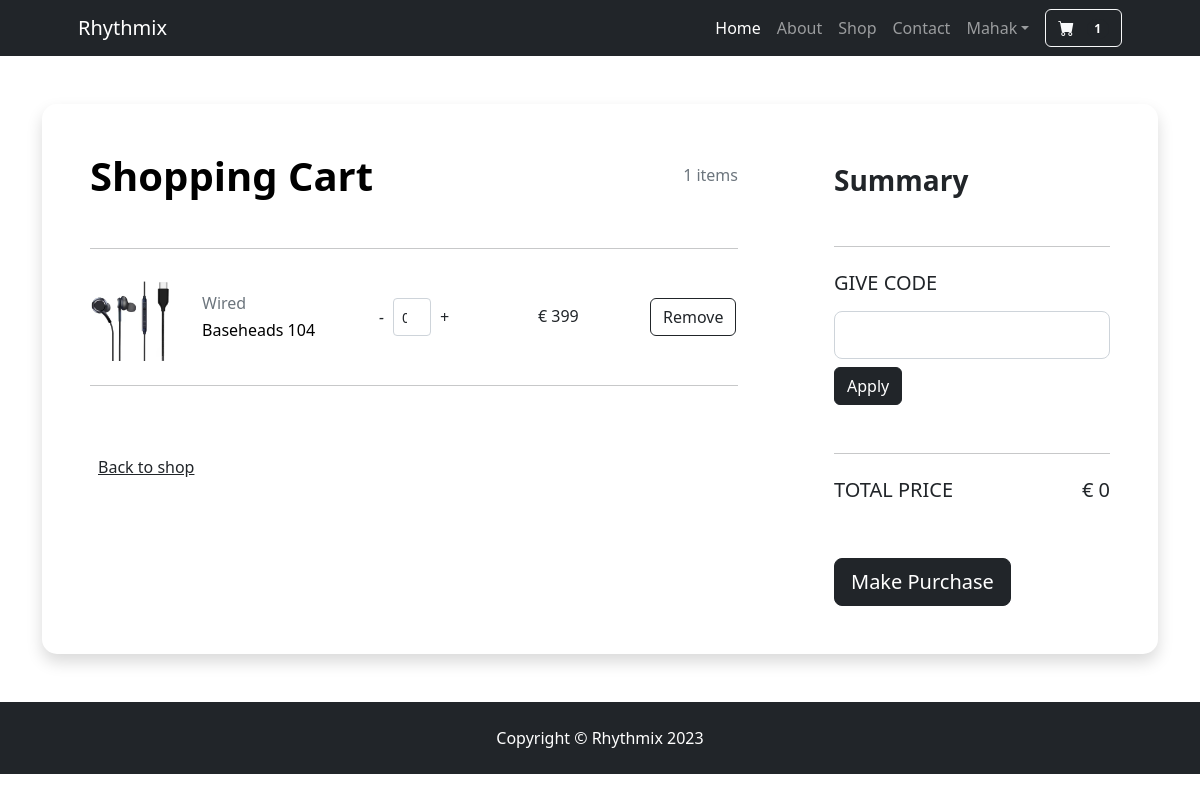
/accounts/cards/ (signed in), run on an earlier commit of the app's database.
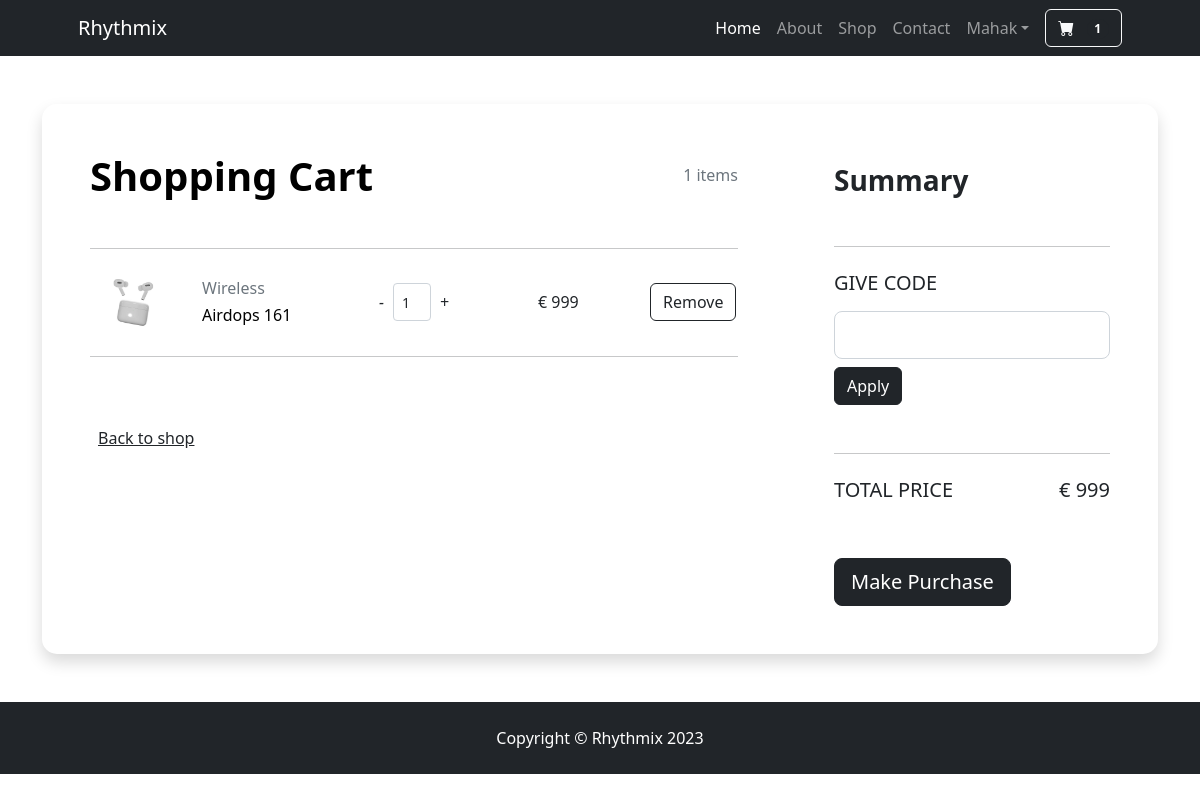
And on a later commit of the database.
### accounts/models.py (models this page shows, shortened)
class Profile(BaseModel):
   user = models.OneToOneField(User, on_delete=models.CASCADE,related_name="profile")
   is_email_verified = models.BooleanField(default=False)
   email_token = models.CharField(max_length=100, null=False, blank=True)
   profile_image = models.ImageField(upload_to='profile')
   def get_cart_count(self):
       return CartItems.objects.filter(cart__user = self.user, cart__is_paid= False).count()

class CartItems(BaseModel):
    cart = models.ForeignKey(Cart, on_delete=models.CASCADE, related_name="cart_items")
    product = models.ForeignKey(Product, on_delete=models.SET_NULL, null=True, blank=True)
    itemQyt =  models.PositiveIntegerField(default=1)
    def get_product_count(self):
        count = self.itemQyt
        return count

class Cart(BaseModel):
    user = models.ForeignKey(User, on_delete=models.CASCADE , related_name="cart")
    coupon = models.ForeignKey(Coupon, on_delete=models.SET_NULL , related_name="coupon", null=True, blank=True)
    razor_pay_order_id = models.CharField(max_length=100, null=True, blank=True)
    razor_pay_payment_id = models.CharField(max_length=100, null=True, blank=True)
    razor_pay_payment_signature = models.CharField(max_length=100, null=True, blank=True)
    is_paid = models.BooleanField(default=False)
    def get_cart_total(self):
        cart_items = self.cart_items.all()
        price=[]
        for cart_item in cart_items:
            price.append(cart_item.product.price*cart_item.itemQyt)
        if self.coupon:
            if self.coupon.minimum_price < sum(price):
                return sum(price) - self.coupon.discount_price
        return sum(price)

### products/models.py (models this page shows, shortened)
class Product(BaseModel):
    product_name = models.CharField(max_length=100)
    slug = models.SlugField(unique=True, null= True, blank=True)
    category = models.ForeignKey(Category, on_delete=models.CASCADE, related_name='product')
    price = models.IntegerField(null = False)
    product_description = models.TextField()
    color_variant = models.ManyToManyField(ColorVariant, blank=True)
    size_variant = models.ManyToManyField(SizeVariant, blank=True)

class ProductImage(BaseModel):
    product = models.ForeignKey(Product, on_delete=models.CASCADE, related_name='product_image')
    image = models.ImageField(upload_to="product")

class Category(BaseModel):
    category_name = models.CharField(max_length=100)
    slug = models.SlugField(unique=True , null=True, blank=True)
    category_image = models.ImageField(upload_to='categories')
    def __str__(self) -> str:
        return self.category_name

### accounts/views.py (the view, shortened to what this page needs)
# urls.py: path('cards/', get_cards, name="cards"),
def get_cards(request):
    cart_obj = None
    try:
        if request.user.is_authenticated:
            cart_obj =  Cart.objects.get(is_paid=False , user = request.user)
            print(cart_obj.cart_items.get())
        else:
            messages.warning(request, "Login Required")
            return redirect('/accounts/login')
    except Exception as e:
        print(e)
    context = {'cart': cart_obj }
    return render(request, 'Accounts/carts.html', context)

### templates/Accounts/carts.html (shortened to what this page needs)
{% extends 'Base/base.html'%}
{%block start%}
<section class="h-100 h-custom">
    <div class="container  py-5 h-100">
      <div class="row  d-flex justify-content-center align-items-center h-100">
        <div class="col-12">
          <div class=" shadow card-registration card-registration-2" style="border-radius: 15px;">
            <div class="card-body p-0">
              <div class="row g-0">
                <div class="col-lg-8">
                  <div class="p-5">
                    <div class="d-flex justify-content-between align-items-center mb-5">
                      <h1 class="fw-bold mb-0 text-black">Shopping Cart</h1>
                      <h6 class="mb-0 text-muted">{{request.user.profile.get_cart_count}} items</h6>
                    </div>
                    <hr class="my-4">
                    {% for cart_item in cart.cart_items.all %}
                    <div class="row mb-4 d-flex justify-content-between align-items-center">
                      <div class="col-md-2 col-lg-2 col-xl-2">
                        <img
                          src="/media/{{cart_item.product.product_image.first.image}}"
                          class="img-fluid rounded-3" alt="Cotton T-shirt">
                      </div>
                      <div class="col-md-3 col-lg-3 col-xl-3">
                        <h6 class="text-muted">{{cart_item.product.category}}</h6>
                        <h6 class="text-black mb-0">{{cart_item.product.product_name}}</h6>
                      </div>
                      <div class="col-md-3 col-lg-3 col-xl-2 d-flex">
                        <a href="{% url 'update_cart' cart_item_id=cart_item.uid action='remove' %}"><button class="btn px-2">
                          <i class="fa fa-minus ">-</i>
                        </button></a>
                        <input id="form1" min="0" name="quantity" value="{{cart_item.get_product_count}}" type="number"
                          class="form-control form-control-sm" />
                          <a href="{% url 'update_cart' cart_item_id=cart_item.uid action='add' %}"><button class="btn px-2">
                            <i class="fa fa-plus">+</i>
                          </button></a>
                      </div>
                      <div class="col-md-3 col-lg-2 col-xl-2 offset-lg-1">
                        <h6 class="mb-0">€ {{cart_item.product.price}}</h6>
                      </div>
                      <div class="col-md-3 col-lg-3 col-xl-2 d-flex">
                        <a href="{% url 'remove_cart' cart_item.uid %}" class="btn btn-outline-dark">Remove</a>
                      </div>
                    </div>
                    <hr class="my-4">
                    {% endfor %}
                    <div class="pt-5">
                      <h6 class="mb-0"><a href="/" class="text-body">Back to shop</a></h6>
                    </div>
                  </div>
                </div>
                <div class="col-lg-4 bg-grey">
                  <div class="p-5">
                    <h3 class="fw-bold mb-5 mt-2 pt-1">Summary</h3>
                    <hr class="my-4">
                    <h5 class="text-uppercase mb-3 ">Give code</h5>
                    <form method="post">
                    <div class="mb-5">
                      <div class="form-outline">
                        <input type="text" id="form3Examplea2" name = "coupon" class="form-control form-control-lg mb-2" />
                        <button type="submit" class="btn btn-dark btn-block "
                      data-mdb-ripple-color="dark">Apply</button>
                      </div>
                    </div>
                  </form>
                    <hr class="my-4">
                    <div class="d-flex justify-content-between mb-5">
                      <h5 class="text-uppercase">Total price</h5>
                      <h5>€ {{cart.get_cart_total}}</h5>
                    </div>
                      <a href="{%url 'checkout'%}"><button  class="btn btn-dark btn-block btn-lg"
                      data-mdb-ripple-color="dark">Make Purchase</button></a>
                  </div>
                </div>
              </div>
            </div>
          </div>
        </div>
      </div>
    </div>
  </section>
  {% endblock %}

### templates/Base/base.html (shortened to what this page needs)
{% load static %}
<!DOCTYPE html>
<html lang="en">
  <head>
    <link
      href="https://cdn.jsdelivr.net/npm/bootstrap-icons@1.5.0/font/bootstrap-icons.css"
      rel="stylesheet"
    />
    <link href="{% static '/css/styles.css' %}" rel="stylesheet" />
  </head>
  <body>
    <nav class="navbar navbar-expand-lg navbar-dark bg-dark ">
      <div class="container px-4 px-lg-5">
        <a class="navbar-brand" href="/">Rhythmix</a>
        <div class="collapse navbar-collapse justify-content-end" id="navbarSupportedContent">
          <ul class="navbar-nav me-2 mb-2 mb-lg-0 ms-lg-4 ">
            <li class="nav-item">
              <a class="nav-link active" aria-current="page" href="/">Home</a>
            </li>
            <li class="nav-item"><a class="nav-link" href="#!">About</a></li>
            <li class="nav-item"><a class="nav-link" href="#shop">Shop</a></li>
            <li class="nav-item"><a class="nav-link" href="#!">Contact</a></li>
            {% if user.is_authenticated %}
            <li class="nav-item dropdown">
              <a
                class="nav-link dropdown-toggle"
                id="navbarDropdown"
                href="#"
                role="button"
                data-bs-toggle="dropdown"
                aria-expanded="false"
                >{{request.user.first_name}}</a
              >
            </li>
            {%endif%}
          </ul>
            <a class="btn btn-outline-light" href="{% url 'cards' %}">
              <i class="bi-cart-fill me-1"></i>
              <span class="badge bg-dark text-white ms-1 rounded-pill">{{request.user.profile.get_cart_count}}</span>
          </a>
        </div>
      </div>
    </nav>
    <div style="height: 100%;">
    {% block start %} {% endblock %}
  </div>
    <footer class="py-4 bg-dark ">
      <div class="container ">
        <p class="m-0 text-center text-white">
          Copyright &copy; Rhythmix 2023
        </p>
      </div>
    </footer>
  </body>
</html>

What changed in the data, as far as the page shows it:
removed CartItems: product.product_image.first.image (picture), product.category "Wired", product.product_name "Baseheads 104", quantity "0", product.price "399"
added CartItems: product.product_image.first.image (picture), product.category "Wireless", product.product_name "Airdops 161", quantity "1", product.price "999"
changed Cart: get_cart_total "0" → "999"
